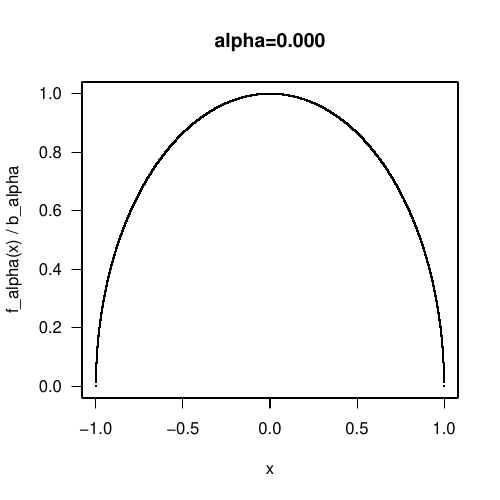

The R source for this figure:
source("utils.R")

f_alpha <- function(x,alpha){
  # when x is a vector, need to transform it into an array 
  if(is.null(dim(x))){
    x <- array(x,dim=c(length(x),1))
  }
  
  xsqnorm <- apply(X=x,
                   MARGIN=1,
                   FUN=function(y){
                         sum(y^2)
                       }
                   )

  aidx <- which(xsqnorm<=1)
  res <- rep(0,nrow(x))
                                       # R drops dimensions by default, so we need to do this
                                       # really annoying thing...
  res[aidx] <- sqrt(1-xsqnorm[aidx])*apply(X=x[aidx,1:ncol(x),drop=FALSE],
                                           MARGIN=1,
                                           FUN=function(y){
                                                 rval <- cos(alpha*y[1])^2
                                                 if( length(y) > 1 ){
                                                   for( i in 2:length(y) ){
                                                     rval <- rval*cos(alpha^i*y[i]^i)^2
                                                   }
                                                 }
                                                 rval
                                              }
                                         )
  res
}

N <- 100000

u1 <- runif(n=N,min=-1,max=1)
utest <- runif(n=N,min=0,max=1)

alphas <- c(0,0.1,1,2,4,8,16)

pdf("task2_accept_reject.pdf",width=5,height=5)
for(alpha in alphas){
  x <- seq(from=-1, to=1, by=0.0001)
  plot(y=f_alpha(x=x,alpha=alpha),
       x=x,
       ylab=sprintf("f_alpha(x) / b_alpha",alpha),
       xlab='x',
       pch='.',
       cex=2,
       las=1,
       main=sprintf("alpha=%.3f",alpha))
  f_vals <- f_alpha(x=u1,alpha=alpha)
  acc <- u1[ which( utest <= f_vals ) ]
  breaks <- 100
  lhist(x=acc, main=sprintf("alpha=%.3f",alpha),
        xlab="acc u_1",
        breaks=breaks)
  legend(x="topright",
         legend=sprintf("AR: %.3f",length(acc)/length(u1)),
         bty='n')
}
dev.off()

################################

dmax <- 5
u1d <- array(runif(n=N*dmax,min=-1,max=1), dim=c(N,dmax))
ar <- rep(0,times=dmax)
f <- array(0,dim=c(N,dmax))
pdf("task2_accept_reject_Nd.pdf")
for( d in 2:dmax ){
  f[,d] <- f_alpha(x=u1d[,1:d], alpha=2.0)
  acc <- u1d[which( utest <= f[,d] ), 1:d]
  for( i in 1:ncol(acc) ){
    lhist(acc[,i],
          main=sprintf("d=%d",d),
          xlab=sprintf("u_%d",i))
  }
  ar[d] <- nrow(acc)/N
  cat(sprintf("d=%d, AR=%.6f \n", d, ar[d]) )
}
plot(x=2:dmax,
     y=ar[2:dmax],
     xlab='d',
     ylab='ar(d)',
     log='y',
     las=1)

# 2d plot of the density function sampled in two dimensions
dimage <- 300
farr <- array(0,dim=c(dimage,dimage))
coord <- seq(from=-1,to=1,length.out=dimage)
farr <- array(f_alpha(x=expand.grid(coord,coord),alpha=4.0), dim=c(dimage,dimage))
image(farr,x=coord,y=coord,xlab='x_1',ylab='x_2')

dev.off()
